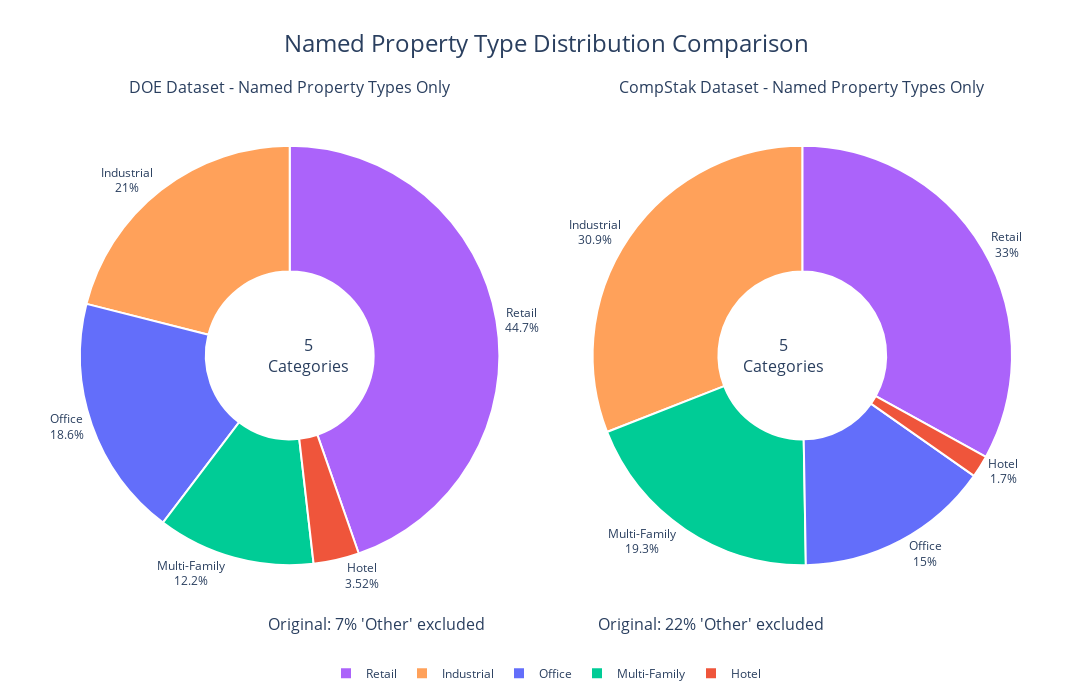

The notebook cell this image was saved under:
### Code cell
# Create an enhanced version with donut charts excluding the "Other" category
fig = make_subplots(rows=1, cols=2, specs=[[{"type": "pie"}, {"type": "pie"}]],
                  subplot_titles=['DOE Dataset - Named Property Types Only', 'CompStak Dataset - Named Property Types Only'])

# Add DOE donut chart
fig.add_trace(
    go.Pie(
        labels=comparison_no_other_df['Category'],
        values=comparison_no_other_df['DOE Percentage Adjusted'],
        textinfo='label+percent',
        hoverinfo='label+percent+value',
        textposition='outside',
        hole=0.4,  # Creates a donut chart
        marker=dict(
            colors=doe_colors,
            line=dict(color='white', width=2)
        ),
        texttemplate='%{label}<br>%{percent}',
    ),
    row=1, col=1
)

# Add CompStak donut chart
fig.add_trace(
    go.Pie(
        labels=comparison_no_other_df['Category'],
        values=comparison_no_other_df['CompStak Percentage Adjusted'],
        textinfo='label+percent',
        hoverinfo='label+percent+value',
        textposition='outside',
        hole=0.4,  # Creates a donut chart
        marker=dict(
            colors=doe_colors,  # Use same colors for consistency
            line=dict(color='white', width=2)
        ),
        texttemplate='%{label}<br>%{percent}',
    ),
    row=1, col=2
)

# Add annotations in the center of each donut
fig.add_annotation(x=0.20, y=0.5,
            text=f"{len(comparison_no_other_df)}<br>Categories",
            font=dict(size=14),
            showarrow=False)

fig.add_annotation(x=0.80, y=0.5,
            text=f"{len(comparison_no_other_df)}<br>Categories",
            font=dict(size=14),
            showarrow=False)

# Update layout with more styling
fig.update_layout(
    title={
        'text': 'Named Property Type Distribution Comparison',
        'y': 0.95,
        'x': 0.5,
        'xanchor': 'center',
        'yanchor': 'top',
        'font': {'size': 24}
    },
    height=700,
    width=1200,
    legend=dict(
        orientation='h',
        yanchor='bottom',
        y=-0.15,
        xanchor='center',
        x=0.5
    ),
    annotations=[
        *fig.layout.annotations,
        dict(
            text=f"Original: {int(comparison_df.loc[comparison_df['Category'] == 'Other', 'DOE Percentage'].iloc[0])}% 'Other' excluded",
            x=0.20, y=-0.05,
            showarrow=False,
            font_size=12
        ),
        dict(
            text=f"Original: {int(comparison_df.loc[comparison_df['Category'] == 'Other', 'CompStak Percentage'].iloc[0])}% 'Other' excluded",
            x=0.80, y=-0.05,
            showarrow=False,
            font_size=12
        )
    ]
)

# Update subplot titles
fig.update_annotations(font_size=16)

# Save the enhanced figure
timestamp = datetime.now().strftime('%Y%m%d_%H%M%S')
output_path = os.path.join(output_dir, f'donut_comparison_no_other_{timestamp}.html')
fig.write_html(output_path)
output_path_png = os.path.join(output_dir, f'donut_comparison_no_other_{timestamp}.png')
fig.write_image(output_path_png, scale=2, width=1200, height=700)

print(f'Enhanced donut chart comparison (without "Other" category) saved to: {output_path}')
print(f'Static image saved to: {output_path_png}')

# Show the figure
fig.show()

### Figure 1 — Plotly figure (JSON) as saved in the notebook; plotly's stock layout.template omitted (floating-point values rounded to 4 significant figures)
{"data": [{"domain": {"x": [0, 0.45], "y": [0, 1]}, "hole": 0.4, "hoverinfo": "label+percent+value", "labels": ["Retail", "Industrial", "Office", "Multi-Family", "Hotel"], "marker": {"colors": ["#AB63FA", "#FFA15A", "#636EFA", "#00CC96", "#EF553B"], "line": {"color": "white", "width": 2}}, "textinfo": "label+percent", "textposition": "outside", "texttemplate": "%{label}<br>%{percent}", "type": "pie", "values": [44.66, 21.04, 18.63, 12.15, 3.52]}, {"domain": {"x": [0.55, 1], "y": [0, 1]}, "hole": 0.4, "hoverinfo": "label+percent+value", "labels": ["Retail", "Industrial", "Office", "Multi-Family", "Hotel"], "marker": {"colors": ["#AB63FA", "#FFA15A", "#636EFA", "#00CC96", "#EF553B"], "line": {"color": "white", "width": 2}}, "textinfo": "label+percent", "textposition": "outside", "texttemplate": "%{label}<br>%{percent}", "type": "pie", "values": [33.03, 30.94, 15, 19.33, 1.7]}], "layout": {"annotations": [{"font": {"size": 16}, "showarrow": false, "text": "DOE Dataset - Named Property Types Only", "x": 0.225, "xanchor": "center", "xref": "paper", "y": 1, "yanchor": "bottom", "yref": "paper"}, {"font": {"size": 16}, "showarrow": false, "text": "CompStak Dataset - Named Property Types Only", "x": 0.775, "xanchor": "center", "xref": "paper", "y": 1, "yanchor": "bottom", "yref": "paper"}, {"font": {"size": 16}, "showarrow": false, "text": "5<br>Categories", "x": 0.2, "y": 0.5}, {"font": {"size": 16}, "showarrow": false, "text": "5<br>Categories", "x": 0.8, "y": 0.5}, {"font": {"size": 16}, "showarrow": false, "text": "Original: 7% 'Other' excluded", "x": 0.2, "y": -0.05}, {"font": {"size": 16}, "showarrow": false, "text": "Original: 22% 'Other' excluded", "x": 0.8, "y": -0.05}], "height": 700, "legend": {"orientation": "h", "x": 0.5, "xanchor": "center", "y": -0.15, "yanchor": "bottom"}, "title": {"font": {"size": 24}, "text": "Named Property Type Distribution Comparison", "x": 0.5, "xanchor": "center", "y": 0.95, "yanchor": "top"}, "width": 1200}}
